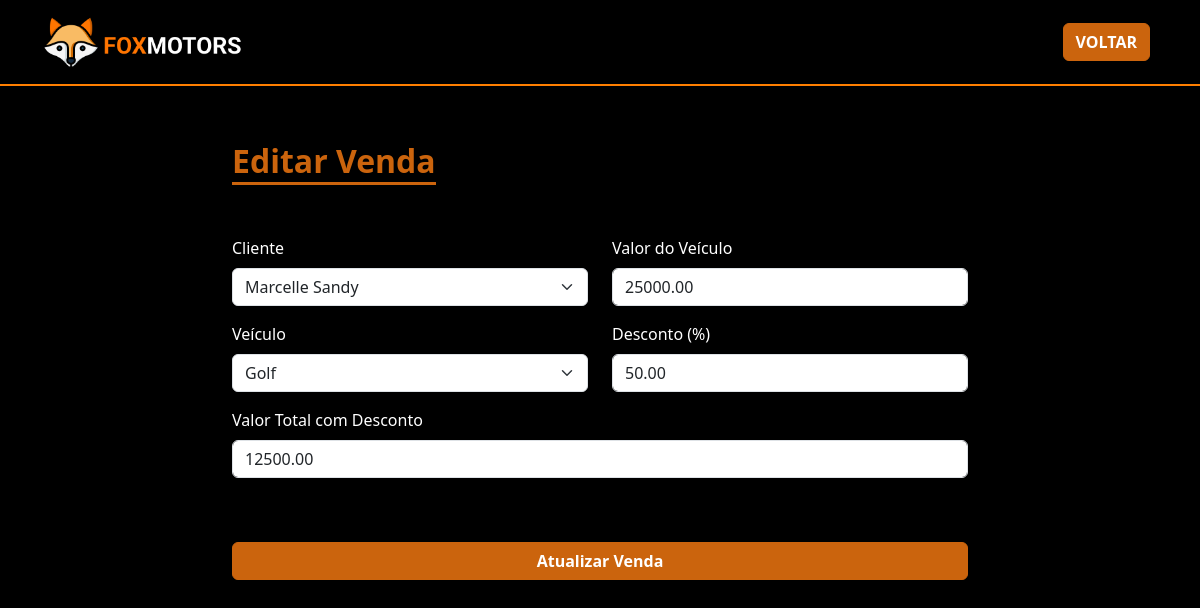
Page /editarVenda.php?id=4 on the committed database.
### tables this page shows
CREATE TABLE `vendas` (
  `id_venda` int(11) NOT NULL,
  `id_cliente` int(11) DEFAULT NULL,
  `id_veiculo` int(11) DEFAULT NULL,
  `desconto` decimal(10,2) DEFAULT 0.00,
  `valor_final` decimal(10,2) NOT NULL,
  `data_venda` timestamp NOT NULL DEFAULT current_timestamp()
);

CREATE TABLE `clientes` (
  `id` int(11) NOT NULL,
  `nome` varchar(255) NOT NULL,
  `email` varchar(255) NOT NULL,
  `telefone` varchar(15) NOT NULL,
  `cpf` varchar(11) NOT NULL,
  `data_nascimento` date NOT NULL,
  `cep` varchar(8) NOT NULL,
  `endereco` varchar(255) NOT NULL,
  `numero` varchar(10) NOT NULL,
  `complemento` varchar(255) DEFAULT NULL,
  `bairro` varchar(255) NOT NULL,
  `cidade` varchar(255) NOT NULL,
  `estado` varchar(2) NOT NULL,
  `data_registro` timestamp NOT NULL DEFAULT current_timestamp()
);

CREATE TABLE `veiculos` (
  `id` int(11) NOT NULL,
  `placa` varchar(7) NOT NULL,
  `modelo` varchar(255) NOT NULL,
  `ano_modelo` int(4) NOT NULL,
  `marca` varchar(100) NOT NULL,
  `cor` varchar(50) NOT NULL,
  `observacao` text DEFAULT NULL,
  `status` enum('disponivel','reservado','manutencao','vendido') NOT NULL,
  `data_registro` timestamp NOT NULL DEFAULT current_timestamp(),
  `preco` decimal(10,2) NOT NULL,
  `imagem` varchar(255) DEFAULT NULL
);

### classes/Venda.php (called while the page is built, shortened)
<?php
class Venda
{
    private $conn;
    public function __construct($db)
    {
        $this->conn = $db;
    }
    public function buscarVenda($id_venda)
    {
        $query = "SELECT
                       vendas.id_venda AS venda_id,
                       vendas.id_cliente,
                       vendas.id_veiculo,
                       clientes.nome AS cliente_nome,
                       veiculos.modelo AS veiculo_modelo,
                       vendas.desconto,
                       vendas.valor_final,
                       vendas.data_venda
                  FROM vendas
                  INNER JOIN clientes ON vendas.id_cliente = clientes.id
                  INNER JOIN veiculos ON vendas.id_veiculo = veiculos.id
                  WHERE vendas.id_venda = :id_venda";
        $stmt = $this->conn->prepare($query);
        $stmt->bindParam(':id_venda', $id_venda);
        $stmt->execute();
        return $stmt->fetch(PDO::FETCH_ASSOC);
    }
}
?>

### editarVenda.php (the view, shortened to what this page needs)
<?php
include_once './config/config.php';
include_once './classes/Venda.php';
$database = new Database();
$db = $database->getConnection();
$venda = new Venda($db);
$id_venda = $_GET['id'];
$vendaAtual = $venda->buscarVenda($id_venda);
$queryClientes = "SELECT id, nome FROM clientes";
$stmtClientes = $db->prepare($queryClientes);
$stmtClientes->execute();
$queryVeiculos = "SELECT id, modelo, preco FROM veiculos";
$stmtVeiculos = $db->prepare($queryVeiculos);
$stmtVeiculos->execute();
?>
<!DOCTYPE html>
<html lang="pt-br">
<head>
    <link href="https://cdn.jsdelivr.net/npm/bootstrap@5.3.0/dist/css/bootstrap.min.css" rel="stylesheet">
    <link href="https://cdn.jsdelivr.net/npm/bootstrap-icons/font/bootstrap-icons.css" rel="stylesheet">
</head>
<body>
    <header>
        <nav class="navbar navbar-expand-lg navbar-dark d-flex align-items-center fixed-top">
            <div class="container">
                <a class="navbar-brand me-auto" href="#home"><img src="./imagens/logo.png" alt="Logo" class="img-fluid"></a>
                <div class="collapse navbar-collapse" id="navbarNav">
                    <ul class="navbar-nav ms-auto d-flex align-items-center">
                        <li class="nav-item"><a class="nav-link fw-bold" href="consultarVendas.php"><button class="btn btn-warning fw-bold">VOLTAR</button></a></li>
                    </ul>
                </div>
            </div>
        </nav>
    </header>
    <div class="container mt-5">
        <div class="row justify-content-center">
            <div class="col-md-8"><br>
                <h2 class="titulo">Editar Venda</h2><br><br><br>
                <form method="POST" action="editarVenda.php?id=<?= $id_venda ?>" id="vendaForm">
                    <div class="row">
                        <div class="col">
                            <div class="mb-3">
                                <label for="cliente_id" class="form-label">Cliente</label>
                                <select class="form-select" id="cliente_id" name="cliente_id" required>
                                    <?php while ($cliente = $stmtClientes->fetch(PDO::FETCH_ASSOC)) { ?>
                                        <option value="<?= $cliente['id'] ?>" <?= $cliente['id'] == $vendaAtual['id_cliente'] ? 'selected' : '' ?>>
                                            <?= htmlspecialchars($cliente['nome']) ?>
                                        </option>
                                    <?php } ?>
                                </select>
                            </div>
                            <div class="mb-3">
                                <label for="veiculo_id" class="form-label">Veículo</label>
                                <select class="form-select" id="veiculo_id" name="veiculo_id" required onchange="atualizarValor()">
                                    <?php while ($veiculo = $stmtVeiculos->fetch(PDO::FETCH_ASSOC)) { ?>
                                        <option value="<?= $veiculo['id'] ?>" data-preco="<?= $veiculo['preco'] ?>" <?= $veiculo['id'] == $vendaAtual['id_veiculo'] ? 'selected' : '' ?>>
                                            <?= htmlspecialchars($veiculo['modelo']) ?>
                                        </option>
                                    <?php } ?>
                                </select>
                            </div>
                        </div>
                        <div class="col">
                            <div class="mb-3">
                                <label for="preco" class="form-label">Valor do Veículo</label>
                                <input type="text" class="form-control" id="preco" name="preco" readonly>
                            </div>
                            <div class="mb-3">
                                <label for="desconto" class="form-label">Desconto (%)</label>
                                <input type="number" class="form-control" id="desconto" name="desconto" min="0" max="100" value="<?= $vendaAtual['desconto'] ?>" required onchange="calcularValorTotal()">
                            </div>
                        </div>
                    </div>
                    <div class="mb-3">
                        <label for="valor_total" class="form-label">Valor Total com Desconto</label>
                        <input type="text" class="form-control" id="valor_total" name="valor_total" readonly>
                    </div><br><br>
                    <button type="submit" class="btn btn-warning w-100 fw-bold">Atualizar Venda</button><br><br>
                </form>
            </div>
        </div>
    </div>
</body>
</html>

### editarVenda.php (style rules this page uses)
:root { --primary-color: #cb640d; --background-color: #000; --text-color: #ffffff; --link-color: #cb640d; --border-color: #ff7f00; --hover-color: #f9bb64; }
body { background-color: var(--background-color); color: var(--text-color); padding-top: 70px; }
.navbar { background-color: var(--background-color); border-bottom: 2px solid var(--border-color); }
.navbar-nav .nav-link { color: var(--text-color); }
.navbar-brand img { max-width: 200px; }
.btn-warning { background-color: var(--primary-color); border-color: var(--primary-color); color: var(--text-color); }
.titulo { color: var(--primary-color); font-size: 2rem; font-weight: bold; display: inline-block; position: relative; }
.titulo::after { content: ''; position: absolute; bottom: -5px; left: 0; width: 100%; height: 3px; background-color: var(--primary-color); }

### rows in the picture
vendas: cliente_id "Marcelle Sandy", veiculo_id "Golf", desconto "50.00"
